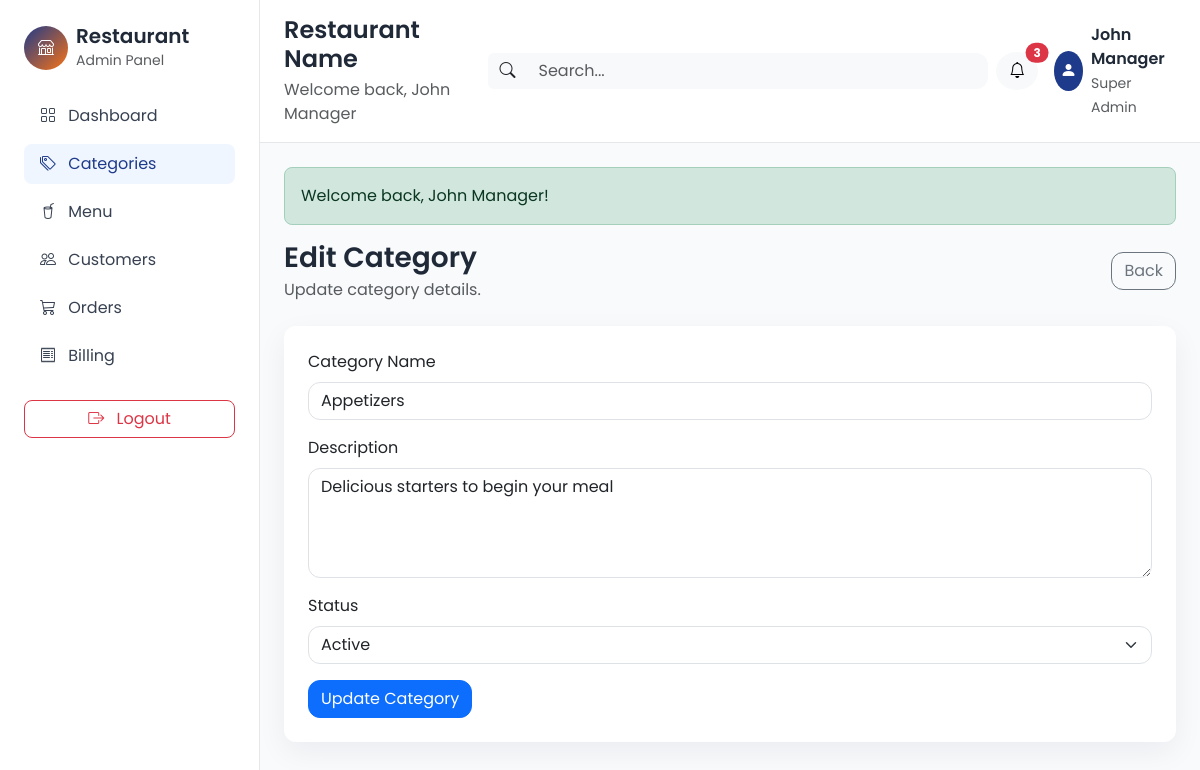
Screenshot of /pages/categories/edit_category.php?id=1 (signed in) with the database file from the repository.
### tables this page shows
CREATE TABLE IF NOT EXISTS categories (
    id INT AUTO_INCREMENT PRIMARY KEY,
    name VARCHAR(100) NOT NULL UNIQUE,
    description TEXT DEFAULT NULL,
    status VARCHAR(20) DEFAULT 'active',
    created_at TIMESTAMP DEFAULT CURRENT_TIMESTAMP,
    updated_at TIMESTAMP DEFAULT CURRENT_TIMESTAMP ON UPDATE CURRENT_TIMESTAMP
);

### pages/categories/edit_category.php (the view, shortened to what this page needs)
<?php
require_once ROOT_PATH . 'includes/functions.php';
$categoryId = (int) ($_GET['id'] ?? 0);
$connection = getDbConnection();
$statement = $connection->prepare('SELECT id, name, description, status FROM categories WHERE id = ? LIMIT 1');
$statement->bind_param('i', $categoryId);
$statement->execute();
$result = $statement->get_result();
$category = $result->fetch_assoc();
$name = $category['name'];
$description = $category['description'];
$status = $category['status'];
require_once ROOT_PATH . 'includes/header.php';
?>
<div class="d-flex justify-content-between align-items-center mb-4">
    <div>
        <h3 class="fw-semibold mb-1">Edit Category</h3>
        <p class="text-muted mb-0">Update category details.</p>
    </div>
    <a href="<?php echo BASE_URL; ?>/pages/categories/view_categories.php" class="btn btn-outline-secondary">Back</a>
</div>
<div class="card p-4">
    <form method="POST">
        <div class="mb-3">
            <label class="form-label">Category Name</label>
            <input type="text" name="name" class="form-control" value="<?php echo htmlspecialchars($name); ?>" required>
        </div>
        <div class="mb-3">
            <label class="form-label">Description</label>
            <textarea name="description" class="form-control" rows="4"><?php echo htmlspecialchars($description); ?></textarea>
        </div>
        <div class="mb-3">
            <label class="form-label">Status</label>
            <select name="status" class="form-select">
                <option value="active" <?php echo $status === 'active' ? 'selected' : ''; ?>>Active</option>
            </select>
        </div>
        <button type="submit" class="btn btn-primary">Update Category</button>
    </form>
</div>
<?php require_once ROOT_PATH . 'includes/footer.php'; ?>

### assets/css/styles.css (style rules this page uses)
body { font-family: 'Poppins', sans-serif; background-color: #F8FAFC; color: #1F2937; }
.card { border: 0; border-radius: 12px; box-shadow: 0 10px 30px rgba(15, 23, 42, 0.06); }
.btn { border-radius: 12px; }
.form-control, .form-select { border-radius: 12px; }

### rows the page displays
categories: name "Appetizers", description "Delicious starters to begin your meal", status "Active"

### other values shown
$adminName "John Manager"
$flash['message'] "Welcome back, John Manager!"
